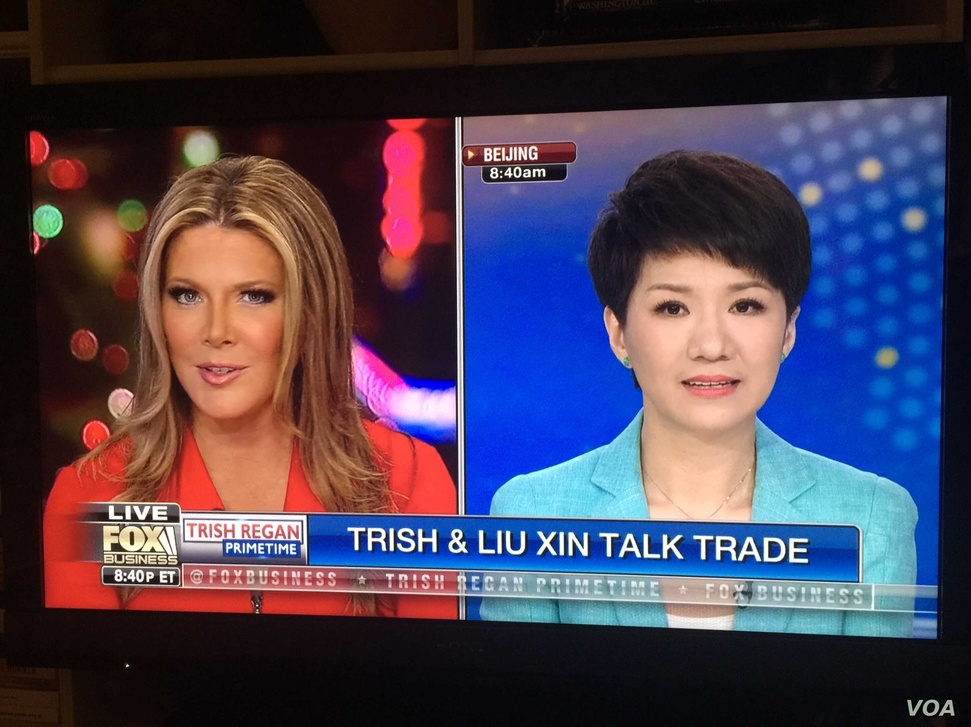
#> input picture tv_2person.jpg, 971 x 727 px, shrunk from 2909 x 2177 before the run
$ python practice_12.py
#> lines starting #> are read from the running program, lines starting #| are printed output that depends on the picture; after the words box and inside, x2 and y2 are one past the last pixel; in counts of white or black regions, pixels touching at a corner belong together
# -*- coding: utf-8 -*-
"""
Created on Wed Mar  2 17:44:48 2022

@author: jdh38
"""

import cv2
import numpy as np
import matplotlib.pyplot as plt

img = cv2.imread('tv_2person.jpg')
#> img is the input picture: shape (727, 971, 3); mean B, G, R 82.6, 63.3, 73.1

cas = cv2.CascadeClassifier('haarcascade_frontalface_alt.xml')

det = cas.detectMultiScale(img, scaleFactor = 1.3, minNeighbors = 3)
#> det = [[142, 237, 158, 158], [617, 237, 187, 187]]

for i in range(0, len(det)) :
    pt1 = (det[i][0], det[i][1])
    pt2 = (det[i][0] + det[i][2], det[i][1] + det[i][3])
    cv2.rectangle(img, pt1, pt2, (0, 0, 255), 3)
    print(pt1, pt2)
#> this loop made 2 passes
#> (pt1, pt2) on passes 1 to 2: ((142, 237), (300, 395)), ((617, 237), (804, 424))
#| (142, 237) (300, 395)
#| (617, 237) (804, 424)
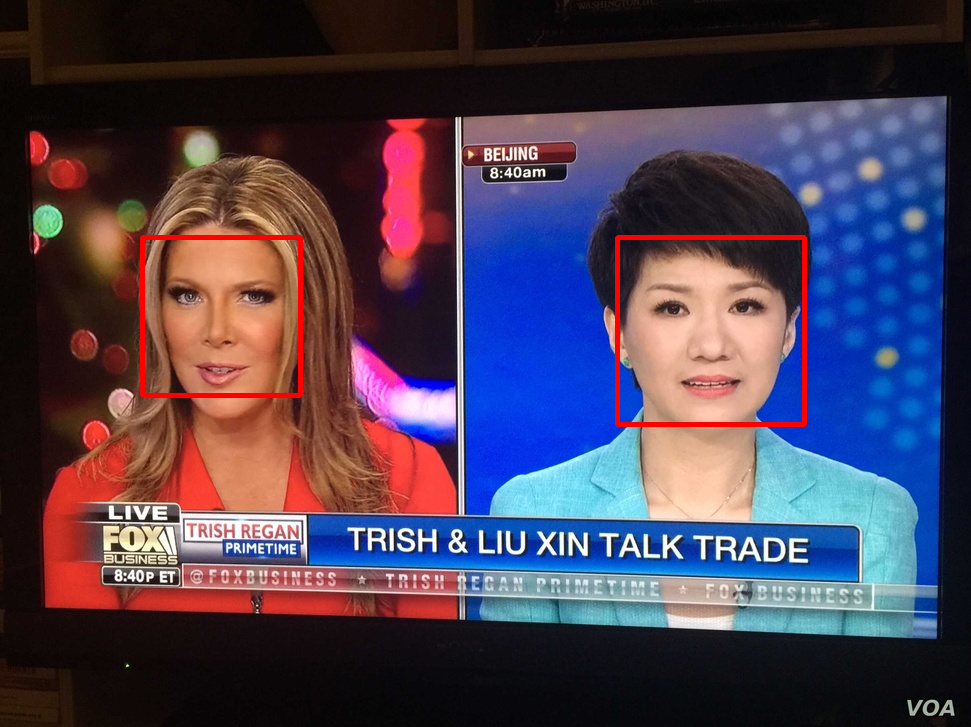
#> img: shape (727, 971, 3); 0.97% of pixels changed, all inside (x1, y1, x2, y2) = (140, 235, 807, 427)

plt.imshow(img[:,:,::-1])
